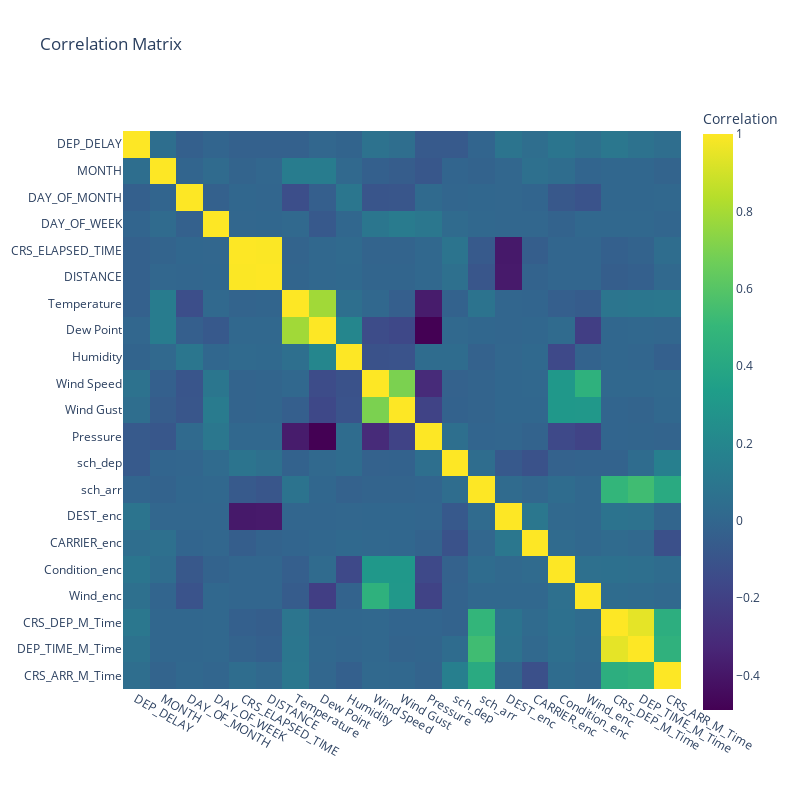

Notebook source saved alongside this figure:
### Code cell
df_corr= df[['DEP_DELAY','MONTH', 'DAY_OF_MONTH', 'DAY_OF_WEEK', 'CRS_ELAPSED_TIME', 'DISTANCE','Temperature', 
             'Dew Point', 'Humidity','Wind Speed', 'Wind Gust', 'Pressure','sch_dep','sch_arr',
             'DEST_enc', 'CARRIER_enc', 'Condition_enc','Wind_enc', 'CRS_DEP_M_Time', 'DEP_TIME_M_Time', 'CRS_ARR_M_Time']]
corrmat = df_corr.corr() 
fig = px.imshow(corrmat,
                labels = dict(color='Correlation'),
                x=corrmat.columns,
                y=corrmat.index,
                color_continuous_scale='Viridis',
                title='Correlation Matrix')
fig.update_layout(width=800, height=800)
fig.show()

### Figure 1 — Plotly figure (JSON) as saved in the notebook; plotly's stock layout.template omitted (floating-point values rounded to 4 significant figures; data arrays with more than 128 entries replaced by an {"elided": "..."} marker saying what was removed)
{"data": [{"coloraxis": "coloraxis", "hovertemplate": "x: %{x}<br>y: %{y}<br>Correlation: %{z}<extra></extra>", "name": "0", "type": "heatmap", "x": ["DEP_DELAY", "MONTH", "DAY_OF_MONTH", "DAY_OF_WEEK", "CRS_ELAPSED_TIME", "DISTANCE", "Temperature", "Dew Point", "Humidity", "Wind Speed", "Wind Gust", "Pressure", "sch_dep", "sch_arr", "DEST_enc", "CARRIER_enc", "Condition_enc", "Wind_enc", "CRS_DEP_M_Time", "DEP_TIME_M_Time", "CRS_ARR_M_Time"], "xaxis": "x", "y": ["DEP_DELAY", "MONTH", "DAY_OF_MONTH", "DAY_OF_WEEK", "CRS_ELAPSED_TIME", "DISTANCE", "Temperature", "Dew Point", "Humidity", "Wind Speed", "Wind Gust", "Pressure", "sch_dep", "sch_arr", "DEST_enc", "CARRIER_enc", "Condition_enc", "Wind_enc", "CRS_DEP_M_Time", "DEP_TIME_M_Time", "CRS_ARR_M_Time"], "yaxis": "y", "z": {"elided": "21x21 float values"}}], "layout": {"coloraxis": {"colorbar": {"title": {"text": "Correlation"}}, "colorscale": [[0, "#440154"], [0.1111, "#482878"], [0.2222, "#3e4989"], [0.3333, "#31688e"], [0.4444, "#26828e"], [0.5556, "#1f9e89"], [0.6667, "#35b779"], [0.7778, "#6ece58"], [0.8889, "#b5de2b"], [1, "#fde725"]]}, "height": 800, "title": {"text": "Correlation Matrix"}, "width": 800, "xaxis": {"anchor": "y", "constrain": "domain", "domain": [0, 1], "scaleanchor": "y"}, "yaxis": {"anchor": "x", "autorange": "reversed", "constrain": "domain", "domain": [0, 1]}}}
